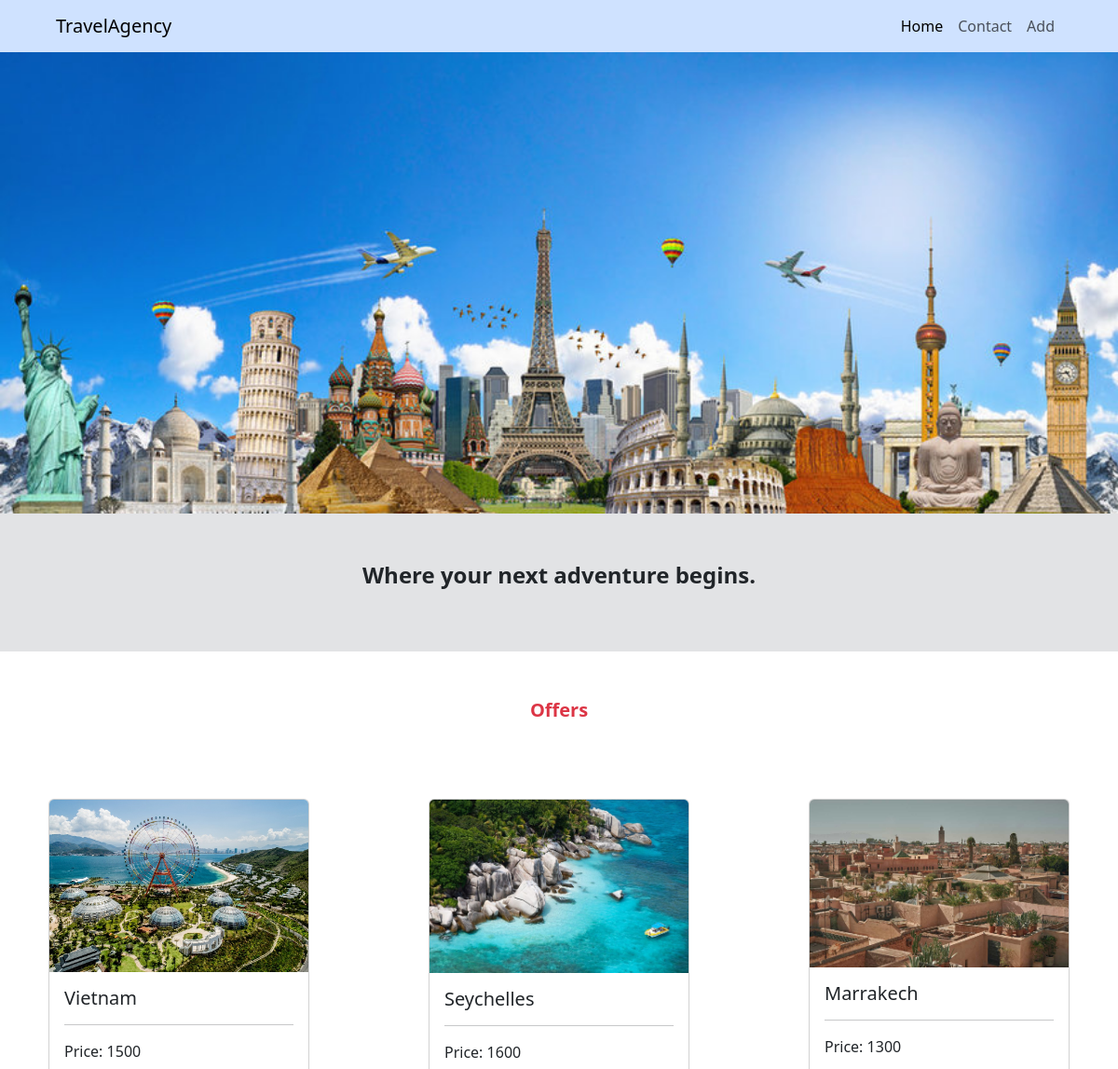
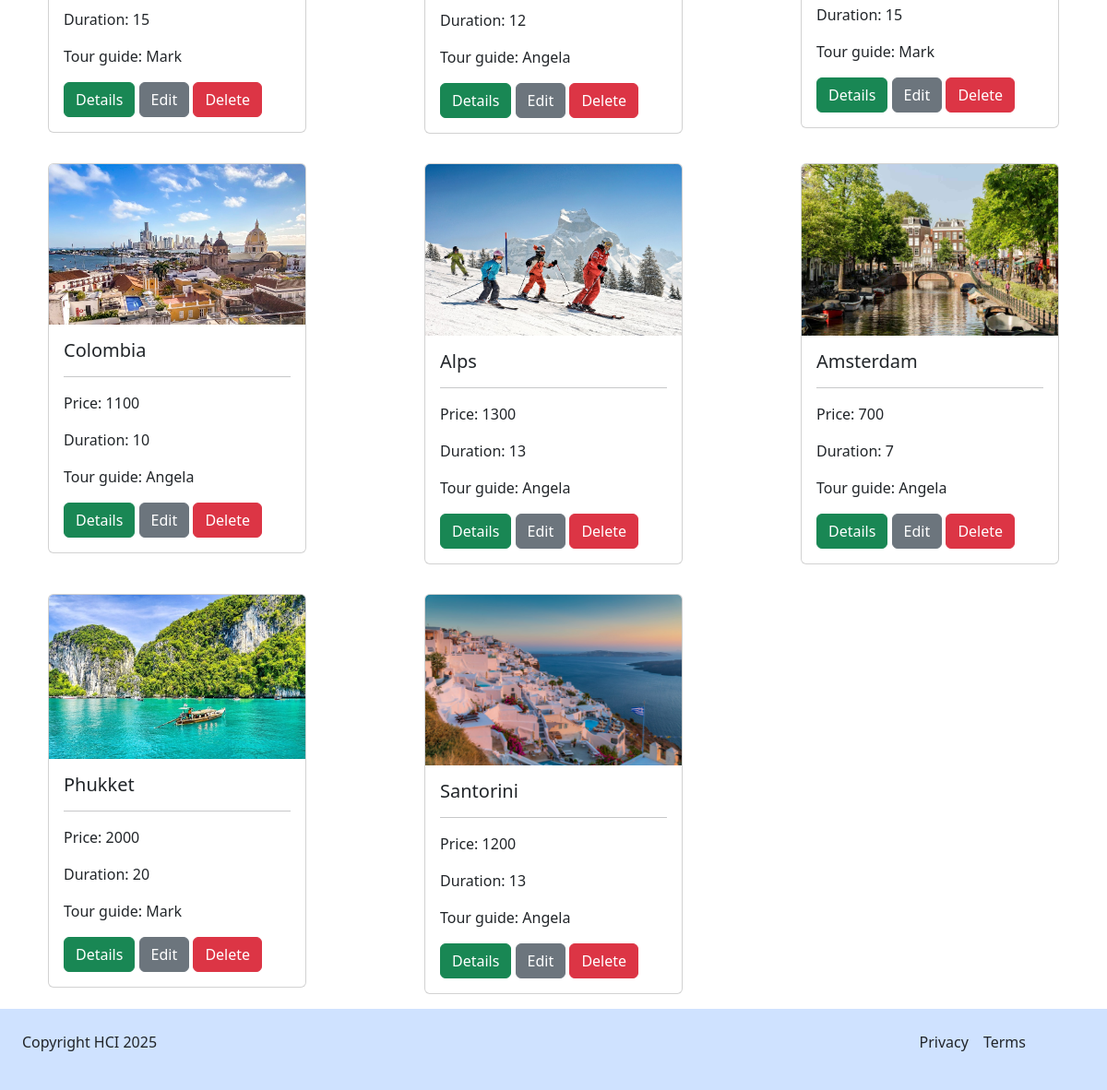
The page / on the database its author committed (2 pictures, top to bottom).
### Travel_Application/models.py (models this page shows, shortened)
class Travel(models.Model):
    place = models.CharField(max_length=100, null=True, blank=True)
    price = models.IntegerField(null=True, blank=True)
    duration = models.IntegerField(null=True, blank=True)
    image = models.ImageField(upload_to='TravelPhotos/',null=True, blank=True)
    touristGuide = models.ForeignKey('TouristGuide', on_delete=models.CASCADE, null=True, blank=True, related_name='guides')

class TouristGuide(models.Model):
    name = models.CharField(max_length=100, null=True, blank=True)
    surname = models.CharField(max_length=100, null=True, blank=True)
    phone_number = models.CharField(max_length=100, null=True, blank=True)
    email = models.EmailField(max_length=255, null=True, blank=True)
    user = models.ForeignKey(User, on_delete=models.CASCADE, null=True, blank=True)
    def __str__(self):
        return self.name

### Travel_Application/views.py (the view)
# urls.py: path('', index, name='index'),
def index(request):
    guides = Travel.objects.all()
    return render(request, 'index.html', context={'guides': guides})

### Travel_Application/templates/index.html
{% extends 'base.html' %}
{% load static %}
{% block content %}
    <div class="container-fluid p-0 align-items-center">
        <img src="{% static 'cover1.jpg' %}" class="img-fluid w-100">
    </div>
    <div class="row bg-secondary-subtle justify-content-center p-5">
        <p class="fs-4 w-75 text-center fw-bold text-dark">
            Where your next adventure begins.
        </p>
    </div>
    <div class="row p-5">
        <p class="fs-5 text-danger fw-bold text-center">Offers</p>
    </div>
    <div class="row">
    {% for guide in guides %}
        <div class="col-4 px-5">
            <div class="card m-3">
                {% if guide.image %}
                    <img src="{{ guide.image.url }}" class="card-img-top" alt="...">
                {% else %}
                    <img src="{% static 'default-image.png' %}" class="card-img-top" alt="default image">
                {% endif %}
                <div class="card-body">
                    <h5 class="card-title">{{ guide.place }}</h5>
                    <hr>
                    <p class="card-text">Price: {{ guide.price }}</p>
                    <p class="card-text">Duration: {{ guide.duration }}</p>
                    <p class="card-text">Tour guide: {{ guide.touristGuide }}</p>
                    <a href="{% url 'details' guide.id %}" class="btn btn-success">Details</a>
                    <a href="{% url 'edit-travel' guide.id %}" class="btn btn-secondary">Edit</a>
                    <a href="{% url 'delete-travel' guide.id %}" class="btn btn-danger"
                    onclick="return confirm('Are you sure you want to delete this travel?');">
                    Delete
                    </a>
                </div>
            </div>
        </div>
    {% endfor %}
    </div>
{% endblock %}

### Travel_Application/templates/base.html (shortened to what this page needs)
{% load static %}
<!DOCTYPE html>
<html lang="en">
<head>
    <link rel="stylesheet" href="{% static 'bootstrap/css/bootstrap.css' %}"/>
</head>
<body>
<nav class="navbar navbar-expand-lg bg-primary-subtle">
  <div class="container-fluid">
    <a class="navbar-brand ms-5" href="#">TravelAgency</a>
    <div class="collapse navbar-collapse justify-content-end d-flex pe-5" id="navbarNavAltMarkup">
      <div class="navbar-nav">
        <a class="nav-link active" aria-current="page" href="#">Home</a>
        <a class="nav-link" href="contact/">Contact</a>
        <a class="nav-link" href="add-travel/">Add</a>
      </div>
    </div>
  </div>
</nav>
{% block content %}
{% endblock %}
<footer class="bg-primary-subtle justify-content-between d-flex p-4">
    <p>Copyright HCI 2025</p>
    <ul class="list-unstyled d-flex pe-5">
        <li>Privacy</li>
        <li class="mx-3">Terms</li>
    </ul>
</footer>
</body>
</html>

### Travel_Application/templates/base.html (style rules this page uses)
body, html { overflow-x: hidden; }

### rows shown on the page
Travel: image (picture), place "Vietnam", price "1500", duration "15", touristGuide "Mark"
Travel: image (picture), place "Seychelles", price "1600", duration "12", touristGuide "Angela"
Travel: image (picture), place "Marrakech", price "1300", duration "15", touristGuide "Mark"
Travel: image (picture), place "Colombia", price "1100", duration "10", touristGuide "Angela"
Travel: image (picture), place "Alps", price "1300", duration "13", touristGuide "Angela"
Travel: image (picture), place "Amsterdam", price "700", duration "7", touristGuide "Angela"
Travel: image (picture), place "Phukket", price "2000", duration "20", touristGuide "Mark"
Travel: image (picture), place "Santorini", price "1200", duration "13", touristGuide "Angela"
